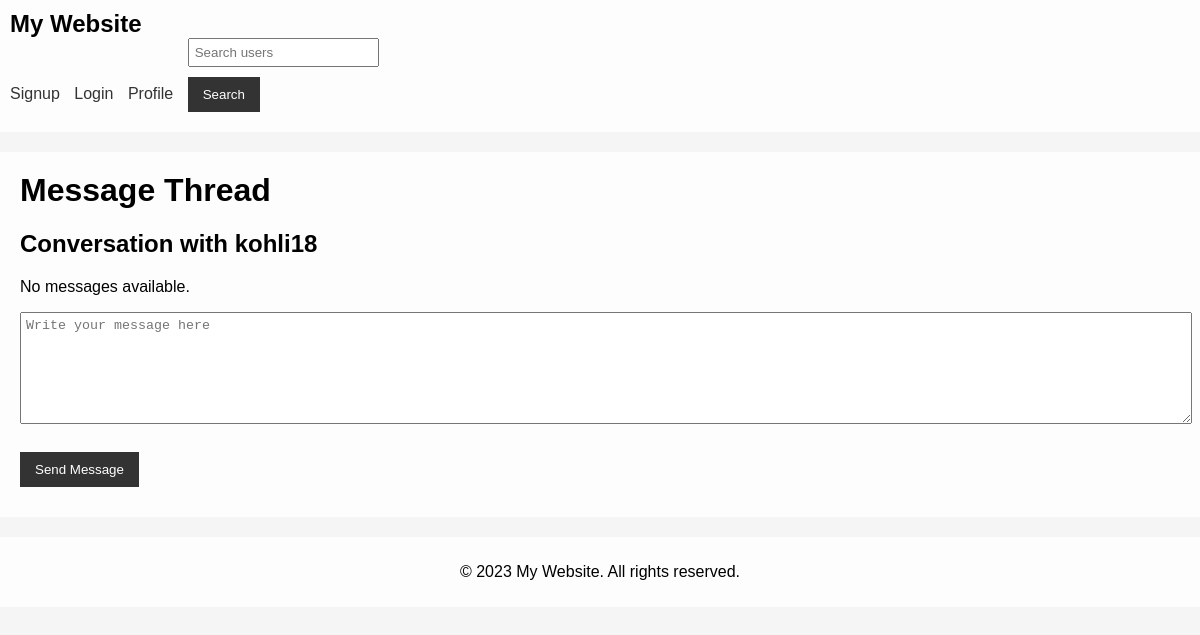
/message_thread/kohli18/ (signed in), run on an earlier commit of the app's database.
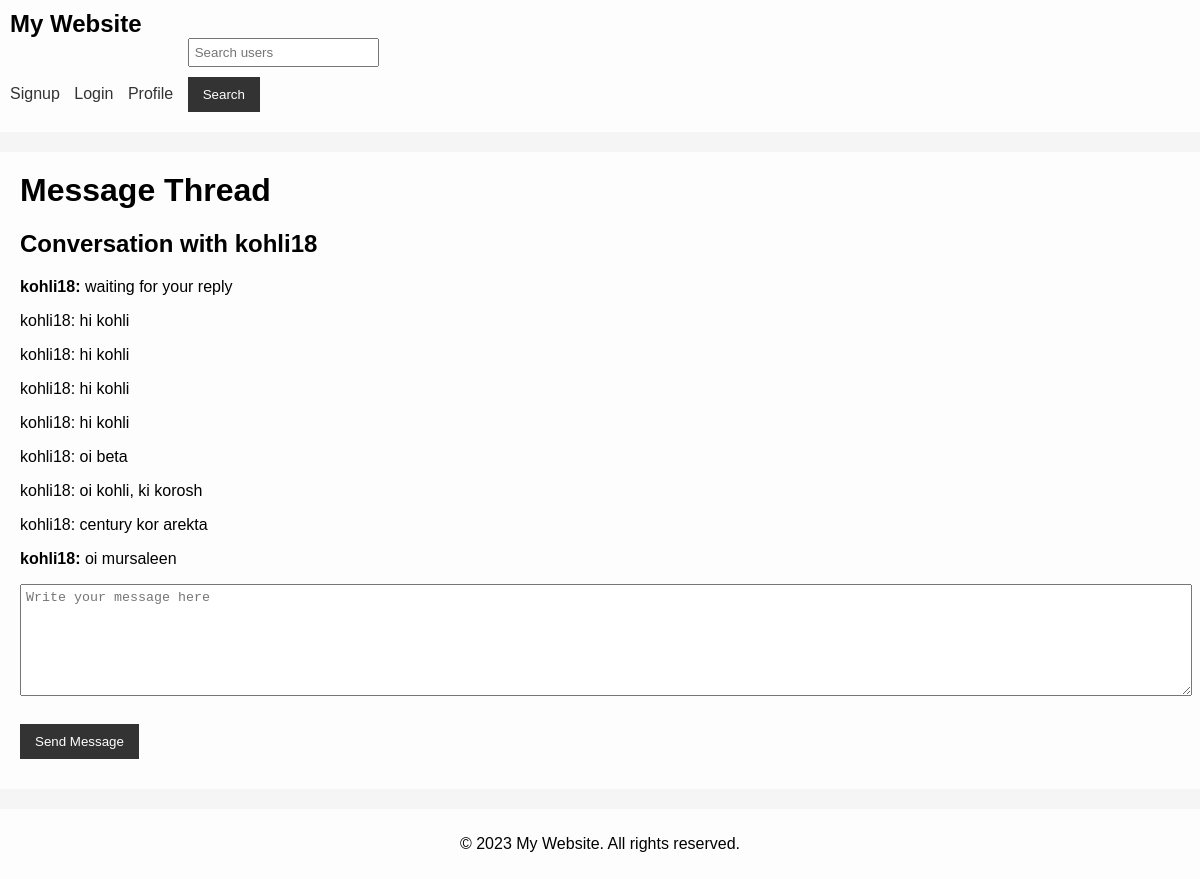
And on a later commit of the database.
### app/models.py (models this page shows)
class Message(models.Model):
    sender = models.ForeignKey(User, on_delete=models.CASCADE, related_name='sent_messages')
    recipient = models.ForeignKey(User, on_delete=models.CASCADE, related_name='received_messages')
    content = models.TextField()
    timestamp = models.DateTimeField(auto_now_add=True)
    is_read = models.BooleanField(default=False)
    class Meta:
        ordering = ['-timestamp']

### app/views.py (the view)
# urls.py: path('message_thread/<str:username>/', views.message_thread, name='message_thread'),
@login_required
def message_thread(request, username):
    sender = get_object_or_404(User, username=username)
    recipient = request.user
    messages = Message.objects.filter((Q(sender=sender, recipient=recipient) | Q(sender=recipient, recipient=sender))).order_by('timestamp')
    context = {
        'sender': sender,
        'messages': messages,
    }
    return render(request, 'message_thread.html', context)

### app/templates/message_thread.html (shortened to what this page needs)
{% extends 'base.html' %}
{% block content %}
    <h1>Message Thread</h1>
    <h2>Conversation with {{ sender.username }}</h2>
    {% for message in messages %}
        {% if message.sender == sender %}
            <p><strong>{{ sender.username }}:</strong> {{ message.content }}</p>
        {% else %}
            <p>{{ sender.username }}: {{ message.content }}</p>
        {% endif %}
    {% empty %}
        <p>No messages available.</p>
    {% endfor %}
    <form method="POST" action="{% url 'send_message' username=sender.username %}">
        <textarea name="content" placeholder="Write your message here"></textarea>
        <br>
        <button type="submit">Send Message</button>
    </form>
{% endblock %}

What changed in the data, as far as the page shows it:
added Message: {{ sender.username }} "kohli18", content "waiting for your reply"
added Message: {{ sender.username }} "kohli18", content "hi kohli"
added Message: {{ sender.username }} "kohli18", content "hi kohli"
added Message: {{ sender.username }} "kohli18", content "hi kohli"
added Message: {{ sender.username }} "kohli18", content "hi kohli"
added Message: {{ sender.username }} "kohli18", content "oi beta"
added Message: {{ sender.username }} "kohli18", content "oi kohli, ki korosh"
added Message: {{ sender.username }} "kohli18", content "century kor arekta"
added Message: {{ sender.username }} "kohli18", content "oi mursaleen"
Also different on the page:
text no longer shown: "No messages available."
